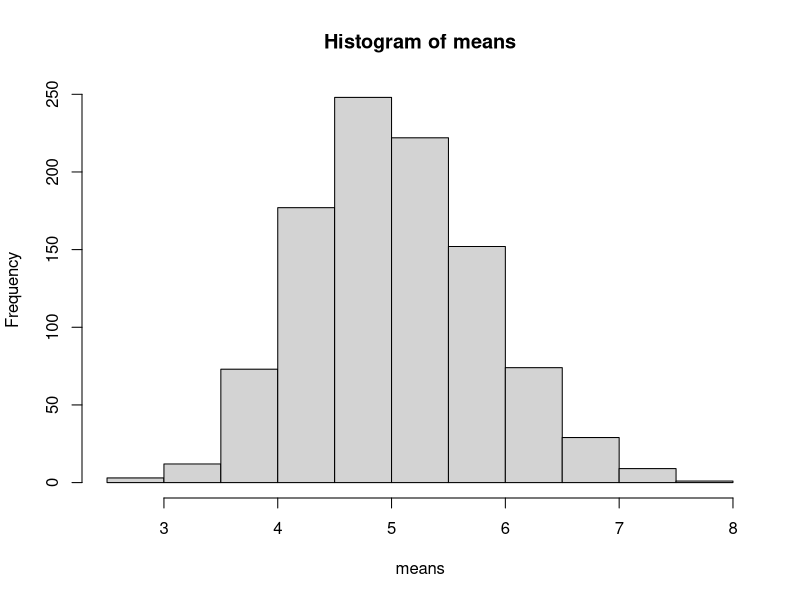

This chart was generated by the following R code:
## ---- chunk 1
lambda<-0.2
means<-apply(matrix(rexp(40000,lambda),1000, 40), 1, mean)
hist(means)
mean(means)
sd(means)
## ---- chunk 2
data(mtcars)
t.test(mtcars$mpg)
## ---- chunk 3
qt(0.975,8)*1/3
## ---- chunk 4
library(dplyr)
mt4<-filter(mtcars,cyl==4)
mt6<-filter(mtcars,cyl==6)
t.test(mt4$mpg,mt6$mpg,pairs=FALSE,var.equal=TRUE)
#The interval is above zero, suggesting 4 is better than 6 in the terms of MPG.
